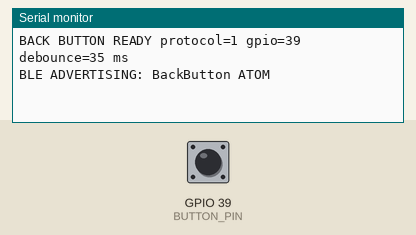
The program below on a simulated ESP32. Shown: the last lines printed to the serial monitor. Inputs (shaded band) come from the test bench; at power-on: GPIO 39 (BUTTON_PIN) HIGH. Nothing arrives over Bluetooth unless stated; a phone connects over Bluetooth LE 3 s after start.

Above: at 1.2 s.
1.3 s: GPIO 39 (BUTTON_PIN) pulled LOW for 0.15 s
At 1.9 s:
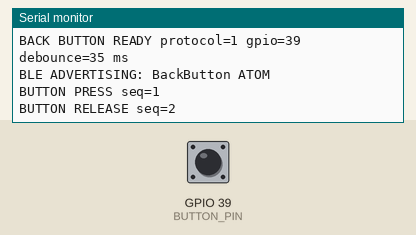
2.9 s: GPIO 39 (BUTTON_PIN) pulled LOW for 1 s
At 4.4 s:
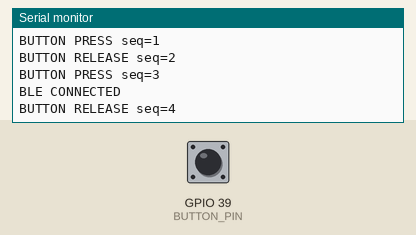
5.4 s: GPIO 39 (BUTTON_PIN) pulled LOW for 0.15 s
At 5.57 s:
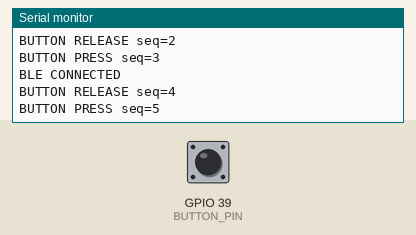

The program:

main.cpp
```cpp
#include <Arduino.h>
#include "ButtonDebouncer.h"
#include <BLE2902.h>
#include <BLEDevice.h>
#include <BLEServer.h>
#include <atomic>

// ATOM Lite: built-in button is active-low GPIO39 with a board pull-up.
constexpr uint8_t BUTTON_PIN = 39;
constexpr uint32_t DEBOUNCE_MS = 35;
constexpr char SERVICE_UUID[] = "b8b10001-64df-4f6d-b7d1-86a6e72f8d21";
constexpr char EVENT_UUID[] = "b8b10002-64df-4f6d-b7d1-86a6e72f8d21";

BLECharacteristic* events;
std::atomic<bool> connected{false};
std::atomic<bool> advertiseAgain{false};
ButtonDebouncer button(DEBOUNCE_MS);
uint32_t sequence = 0;

// Protocol v1: version, pressed (0/1), uint32 edge sequence in little endian.
void publishState(bool notify) {
    uint8_t payload[] = {
        1, static_cast<uint8_t>(button.pressed()),
        static_cast<uint8_t>(sequence), static_cast<uint8_t>(sequence >> 8),
        static_cast<uint8_t>(sequence >> 16), static_cast<uint8_t>(sequence >> 24),
    };
    events->setValue(payload, sizeof(payload));
    if (notify && connected.load()) events->notify();
}

class ConnectionCallbacks : public BLEServerCallbacks {
    void onConnect(BLEServer*) override {
        connected.store(true);
        Serial.println("BLE CONNECTED");
    }
    void onDisconnect(BLEServer*) override {
        connected.store(false);
        advertiseAgain.store(true);
        Serial.println("BLE DISCONNECTED");
    }
};

void setup() {
    Serial.begin(115200);
    pinMode(BUTTON_PIN, INPUT);
    button.reset(digitalRead(BUTTON_PIN) == LOW, millis());
    BLEDevice::init("BackButton ATOM");
    auto* server = BLEDevice::createServer();
    server->setCallbacks(new ConnectionCallbacks());
    auto* service = server->createService(SERVICE_UUID);
    events = service->createCharacteristic(
        EVENT_UUID, BLECharacteristic::PROPERTY_READ | BLECharacteristic::PROPERTY_NOTIFY);
    events->addDescriptor(new BLE2902());
    publishState(false);
    service->start();
    auto* advertising = BLEDevice::getAdvertising();
    advertising->addServiceUUID(SERVICE_UUID);
    advertising->setScanResponse(true);
    BLEDevice::startAdvertising();
    Serial.printf("BACK BUTTON READY protocol=1 gpio=%u debounce=%lu ms\n", BUTTON_PIN,
                  static_cast<unsigned long>(DEBOUNCE_MS));
    Serial.println("BLE ADVERTISING: BackButton ATOM");
}

void loop() {
    if (advertiseAgain.exchange(false)) {
        BLEDevice::startAdvertising();
        Serial.println("BLE ADVERTISING: BackButton ATOM");
    }
    const bool pressed = digitalRead(BUTTON_PIN) == LOW;
    const uint32_t now = millis();
    if (button.update(pressed, now)) {
        ++sequence;
        publishState(true);
        Serial.printf("BUTTON %s seq=%lu\n", button.pressed() ? "PRESS" : "RELEASE",
                      static_cast<unsigned long>(sequence));
    }
    delay(5);
}
```

ButtonDebouncer.h
```cpp
#pragma once
#include <stdint.h>

class ButtonDebouncer {
public:
    explicit ButtonDebouncer(uint32_t intervalMs) : intervalMs_(intervalMs) {}

    void reset(bool pressed, uint32_t now) {
        raw_ = stable_ = pressed;
        changedAt_ = now;
    }

    bool update(bool pressed, uint32_t now) {
        if (pressed != raw_) {
            raw_ = pressed;
            changedAt_ = now;
        }
        if (raw_ != stable_ && static_cast<uint32_t>(now - changedAt_) >= intervalMs_) {
            stable_ = raw_;
            return true;
        }
        return false;
    }

    bool pressed() const { return stable_; }

private:
    uint32_t intervalMs_;
    uint32_t changedAt_ = 0;
    bool raw_ = false;
    bool stable_ = false;
};
```

Measured:
- after the input at 1.3 s, the serial monitor: prints a new line at once (image 1)
- after the input at 2.9 s, the serial monitor: prints a new line at once (image 2)
- after the input at 5.4 s, the serial monitor: prints a new line at once (image 3)
